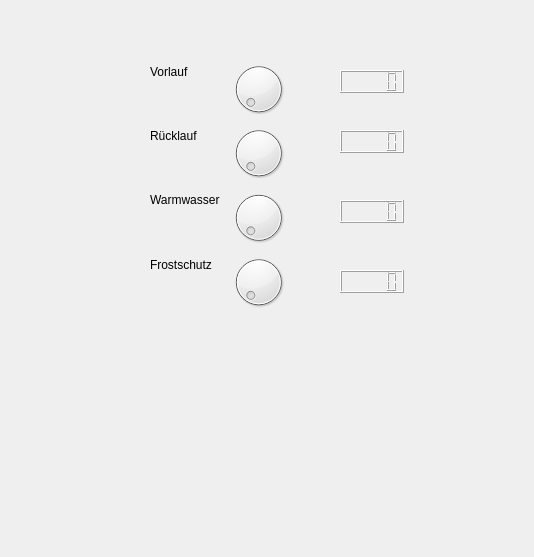
<?xml version="1.0" encoding="UTF-8"?>
<ui version="4.0">
 <class>Form</class>
 <widget class="QWidget" name="Form">
  <property name="geometry">
   <rect>
    <x>0</x>
    <y>0</y>
    <width>534</width>
    <height>557</height>
   </rect>
  </property>
  <property name="windowTitle">
   <string>Form</string>
  </property>
  <widget class="QLCDNumber" name="lcdVorlauf">
   <property name="geometry">
    <rect>
     <x>340</x>
     <y>70</y>
     <width>64</width>
     <height>23</height>
    </rect>
   </property>
  </widget>
  <widget class="QLCDNumber" name="lcdRuecklauf">
   <property name="geometry">
    <rect>
     <x>340</x>
     <y>130</y>
     <width>64</width>
     <height>23</height>
    </rect>
   </property>
  </widget>
  <widget class="QLCDNumber" name="lcdWarmwasser">
   <property name="geometry">
    <rect>
     <x>340</x>
     <y>200</y>
     <width>64</width>
     <height>23</height>
    </rect>
   </property>
  </widget>
  <widget class="QLCDNumber" name="lcdFrostschutz">
   <property name="geometry">
    <rect>
     <x>340</x>
     <y>270</y>
     <width>64</width>
     <height>23</height>
    </rect>
   </property>
  </widget>
  <widget class="QWidget" name="">
   <property name="geometry">
    <rect>
     <x>150</x>
     <y>60</y>
     <width>141</width>
     <height>251</height>
    </rect>
   </property>
   <layout class="QFormLayout" name="formLayout">
    <item row="0" column="0">
     <widget class="QLabel" name="label">
      <property name="text">
       <string>Vorlauf</string>
      </property>
     </widget>
    </item>
    <item row="0" column="1">
     <widget class="QDial" name="QDialVorlauf"/>
    </item>
    <item row="1" column="0">
     <widget class="QLabel" name="label_2">
      <property name="text">
       <string>Rücklauf</string>
      </property>
     </widget>
    </item>
    <item row="1" column="1">
     <widget class="QDial" name="QDialRuecklauf"/>
    </item>
    <item row="2" column="0">
     <widget class="QLabel" name="label_3">
      <property name="text">
       <string>Warmwasser</string>
      </property>
     </widget>
    </item>
    <item row="2" column="1">
     <widget class="QDial" name="QDialWarmwasser">
      <property name="minimum">
       <number>20</number>
      </property>
      <property name="maximum">
       <number>65</number>
      </property>
     </widget>
    </item>
    <item row="3" column="0">
     <widget class="QLabel" name="label_4">
      <property name="text">
       <string>Frostschutz</string>
      </property>
     </widget>
    </item>
    <item row="3" column="1">
     <widget class="QDial" name="QDialFrostschutz"/>
    </item>
   </layout>
  </widget>
 </widget>
 <resources/>
 <connections>
  <connection>
   <sender>QDialVorlauf</sender>
   <signal>valueChanged(int)</signal>
   <receiver>lcdVorlauf</receiver>
   <slot>display(int)</slot>
   <hints>
    <hint type="sourcelabel">
     <x>262</x>
     <y>88</y>
    </hint>
    <hint type="destinationlabel">
     <x>371</x>
     <y>81</y>
    </hint>
   </hints>
  </connection>
  <connection>
   <sender>QDialRuecklauf</sender>
   <signal>valueChanged(int)</signal>
   <receiver>lcdRuecklauf</receiver>
   <slot>display(int)</slot>
   <hints>
    <hint type="sourcelabel">
     <x>262</x>
     <y>152</y>
    </hint>
    <hint type="destinationlabel">
     <x>371</x>
     <y>141</y>
    </hint>
   </hints>
  </connection>
  <connection>
   <sender>QDialWarmwasser</sender>
   <signal>valueChanged(int)</signal>
   <receiver>lcdWarmwasser</receiver>
   <slot>display(int)</slot>
   <hints>
    <hint type="sourcelabel">
     <x>262</x>
     <y>217</y>
    </hint>
    <hint type="destinationlabel">
     <x>371</x>
     <y>211</y>
    </hint>
   </hints>
  </connection>
  <connection>
   <sender>QDialFrostschutz</sender>
   <signal>valueChanged(int)</signal>
   <receiver>lcdFrostschutz</receiver>
   <slot>display(int)</slot>
   <hints>
    <hint type="sourcelabel">
     <x>262</x>
     <y>282</y>
    </hint>
    <hint type="destinationlabel">
     <x>371</x>
     <y>281</y>
    </hint>
   </hints>
  </connection>
 </connections>
</ui>
